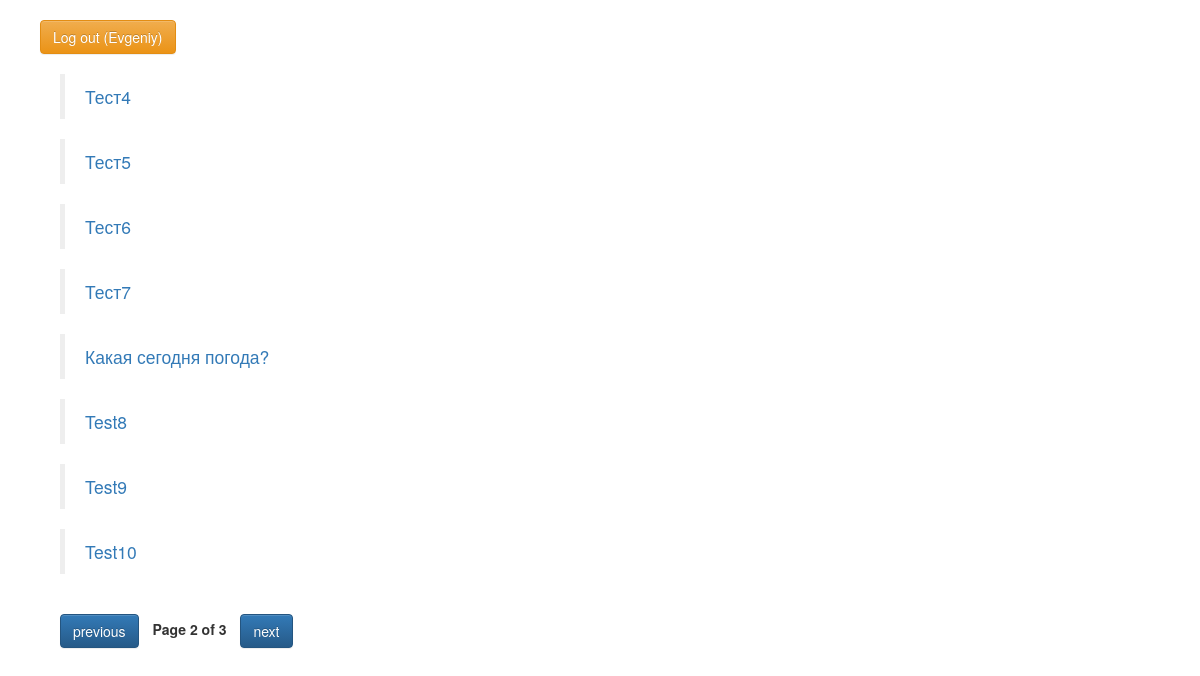
Screenshot of /polls/?page=2 (signed in) with the database file from the repository.
### polls/models.py (models this page shows, shortened)
class Question(models.Model):
    question_text = models.CharField(max_length=200)
    pub_date = models.DateTimeField('date published')

### polls/views.py (the view)
def index(request,):
    username = auth.get_user(request).username
    if request.user.is_authenticated():
        question_list = Question.objects.all()
        paginator = Paginator(question_list, 8) #Отображает 8 вопросов на странице
        page = request.GET.get('page')
        try:
            questions = paginator.page(page)
        except PageNotAnInteger:
            questions = paginator.page(1)
        except EmptyPage:
                questions = paginator.page(paginator.num_pages)
        return render_to_response('polls/index.html', {"questions": questions, "username": username})
    else :
        return HttpResponseRedirect("/auth/logout")

### polls/templates/polls/index.html (shortened to what this page needs)
<head>
    <link rel="stylesheet" href="https://maxcdn.bootstrapcdn.com/bootstrap/3.3.4/css/bootstrap.min.css">
        <link rel="stylesheet" href="https://maxcdn.bootstrapcdn.com/bootstrap/3.3.4/css/bootstrap-theme.min.css">
</head>
<ul style="padding-top: 20px;">
<li class="auth_user"> <a href="/auth/logout/" class="btn btn-warning" >Log out ({{ username }})</a></li>
<ul style="padding: 20px;">
{% for question in questions %}
    <blockquote>
        <a href="/polls/{{ question.id }}/">{{ question.question_text }}</a>
    </blockquote>
{% endfor %}
<div class="pagination">
    <span class="step-links">
        {% if questions.has_previous %}
        <a href="?page={{ questions.previous_page_number }}"
            class="btn btn-primary"
            data-toggle="popover"
            title="Перейти к предыдущей странице"
            data-content=".">previous</a>
        {% endif %}
        <span class="current">
            <b style="padding: 10px;"> Page {{ questions.number }} of {{ questions.paginator.num_pages }} </b>
        </span>
        {% if questions.has_next %}
        <a href="?page={{ questions.next_page_number }}" class="btn btn-primary">next</a>
        {% endif %}
    </span>
</div>

### polls/templates/polls/index.html (style rules this page uses)
li { list-style-type: none; }

### rows the page displays
Question: question_text "Тест4"
Question: question_text "Тест5"
Question: question_text "Тест6"
Question: question_text "Тест7"
Question: question_text "Какая сегодня погода?"
Question: question_text "Test8"
Question: question_text "Test9"
Question: question_text "Test10"

### other values shown
{{ username }} "Evgeniy"
{{ questions.number }} "2"
{{ questions.paginator.num_pages }} "3"
